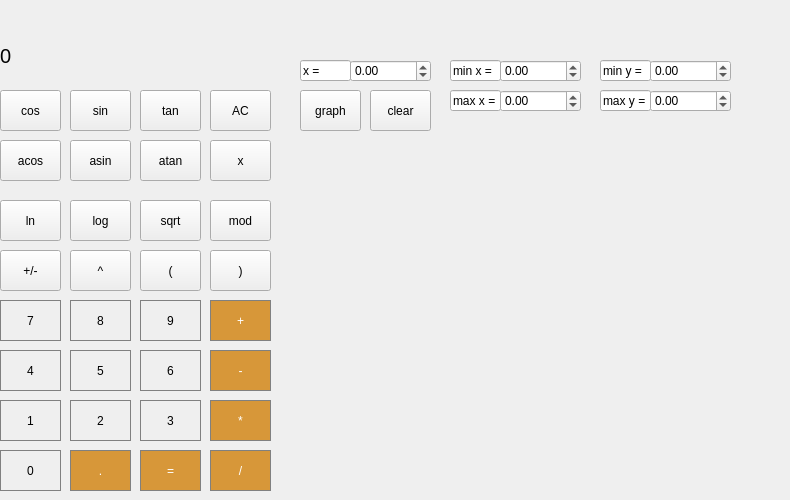
    <widget class="QWidget" name="Calculator">
     <attribute name="title">
      <string>Graph Calculator</string>
     </attribute>
     <widget class="QDoubleSpinBox" name="doubleSpinBox_x">
      <property name="geometry">
       <rect>
        <x>350</x>
        <y>60</y>
        <width>81</width>
        <height>22</height>
       </rect>
      </property>
      <property name="minimum">
       <double>-99.000000000000000</double>
      </property>
     </widget>
     <widget class="QPushButton" name="pushButton_AC">
      <property name="geometry">
       <rect>
        <x>210</x>
        <y>90</y>
        <width>61</width>
        <height>41</height>
       </rect>
      </property>
      <property name="styleSheet">
       <string notr="true">QPushButton {
background-color: rgb(0, 69, 1)
border: 1px solid gray;
}
QPushButton:pressed {
background-color: qlineargradient (x1: 0, y1: 0, x2: 0, y2: 1,
stop: 0 #BEBEBE, stop: 1 #D7D7D7);
}</string>
      </property>
      <property name="text">
       <string>AC</string>
      </property>
     </widget>
     <widget class="QLineEdit" name="lineEdit_4">
      <property name="geometry">
       <rect>
        <x>600</x>
        <y>90</y>
        <width>51</width>
        <height>21</height>
       </rect>
      </property>
      <property name="text">
       <string>max y =</string>
      </property>
     </widget>
     <widget class="QPushButton" name="pushButton_div">
      <property name="geometry">
       <rect>
        <x>210</x>
        <y>450</y>
        <width>61</width>
        <height>41</height>
       </rect>
      </property>
      <property name="styleSheet">
       <string notr="true">QPushButton {
background-color: rgb(215, 151, 57);
color: white;
border: 1px solid gray;
}
QPushButton:pressed {
background-color: qlineargradient (x1: 0, y1: 0, x2: 0, y2: 1,
stop: 0 #FF7832, stop: 1 #FF9739);
}</string>
      </property>
      <property name="text">
       <string>/</string>
      </property>
      <property name="btn_type" stdset="0">
       <string>operation</string>
      </property>
     </widget>
     <widget class="QPushButton" name="pushButton_5">
      <property name="geometry">
       <rect>
        <x>70</x>
        <y>350</y>
        <width>61</width>
        <height>41</height>
       </rect>
      </property>
      <property name="styleSheet">
       <string notr="true">QPushButton {
	border: 1px solid gray;
}

QPushButton:pressed {
	backqround-color: qlineargradient(x1: 0, y1: 0, x2: 0, y2: 1,
									  stop: 0 #dadbde, stop: 1 #f6f7fa); 
}</string>
      </property>
      <property name="text">
       <string>5</string>
      </property>
      <property name="btn_type" stdset="0">
       <string>number</string>
      </property>
     </widget>
     <widget class="QLineEdit" name="lineEdit">
      <property name="geometry">
       <rect>
        <x>300</x>
        <y>60</y>
        <width>51</width>
        <height>21</height>
       </rect>
      </property>
      <property name="text">
       <string>x =</string>
      </property>
     </widget>
     <widget class="QPushButton" name="pushButton_atan">
      <property name="geometry">
       <rect>
        <x>140</x>
        <y>140</y>
        <width>61</width>
        <height>41</height>
       </rect>
      </property>
      <property name="styleSheet">
       <string notr="true">QPushButton {
background-color: rgb(0, 69, 1)
border: 1px solid gray;
}
QPushButton:pressed {
background-color: qlineargradient (x1: 0, y1: 0, x2: 0, y2: 1,
stop: 0 #BEBEBE, stop: 1 #D7D7D7);
}</string>
      </property>
      <property name="text">
       <string>atan</string>
      </property>
     </widget>
     <widget class="QPushButton" name="pushButton_x">
      <property name="geometry">
       <rect>
        <x>210</x>
        <y>140</y>
        <width>61</width>
        <height>41</height>
       </rect>
      </property>
      <property name="text">
       <string>x</string>
      </property>
     </widget>
     <widget class="QPushButton" name="pushButton_sin">
      <property name="geometry">
       <rect>
        <x>70</x>
        <y>90</y>
        <width>61</width>
        <height>41</height>
       </rect>
      </property>
      <property name="styleSheet">
       <string notr="true">QPushButton {
background-color: rgb(0, 69, 1)
border: 1px solid gray;
}
QPushButton:pressed {
background-color: qlineargradient (x1: 0, y1: 0, x2: 0, y2: 1,
stop: 0 #BEBEBE, stop: 1 #D7D7D7);
}</string>
      </property>
      <property name="text">
       <string>sin</string>
      </property>
     </widget>
     <widget class="QLineEdit" name="lineEdit_3">
      <property name="geometry">
       <rect>
        <x>450</x>
        <y>90</y>
        <width>51</width>
        <height>21</height>
       </rect>
      </property>
      <property name="text">
       <string>max x =</string>
      </property>
     </widget>
     <widget class="QPushButton" name="pushButton_equal">
      <property name="geometry">
       <rect>
        <x>140</x>
        <y>450</y>
        <width>61</width>
        <height>41</height>
       </rect>
      </property>
      <property name="styleSheet">
       <string notr="true">QPushButton {
background-color: rgb(215, 151, 57);
color: white;
border: 1px solid gray;
}
QPushButton:pressed {
background-color: qlineargradient (x1: 0, y1: 0, x2: 0, y2: 1,
stop: 0 #FF7832, stop: 1 #FF9739);
}</string>
      </property>
      <property name="text">
       <string>=</string>
      </property>
     </widget>
     <widget class="QPushButton" name="pushButton_7">
      <property name="geometry">
       <rect>
        <x>0</x>
        <y>300</y>
        <width>61</width>
        <height>41</height>
       </rect>
      </property>
      <property name="styleSheet">
       <string notr="true">QPushButton {
	border: 1px solid gray;
}

QPushButton:pressed {
	backqround-color: qlineargradient(x1: 0, y1: 0, x2: 0, y2: 1,
									  stop: 0 #dadbde, stop: 1 #f6f7fa); 
}</string>
      </property>
      <property name="text">
       <string>7</string>
      </property>
      <property name="btn_type" stdset="0">
       <string>number</string>
      </property>
     </widget>
     <widget class="QPushButton" name="pushButton_plus">
      <property name="geometry">
       <rect>
        <x>210</x>
        <y>300</y>
        <width>61</width>
        <height>41</height>
       </rect>
      </property>
      <property name="styleSheet">
       <string notr="true">QPushButton {
background-color: rgb(215, 151, 57);
color: white;
border: 1px solid gray;
}
QPushButton:pressed {
background-color: qlineargradient (x1: 0, y1: 0, x2: 0, y2: 1,
stop: 0 #FF7832, stop: 1 #FF9739);
}</string>
      </property>
      <property name="text">
       <string>+</string>
      </property>
      <property name="btn_type" stdset="0">
       <string>operation</string>
      </property>
     </widget>
     <widget class="QPushButton" name="pushButton_0">
      <property name="geometry">
       <rect>
        <x>0</x>
        <y>450</y>
        <width>61</width>
        <height>41</height>
       </rect>
      </property>
      <property name="styleSheet">
       <string notr="true">QPushButton {
	border: 1px solid gray;
}

QPushButton:pressed {
	backqround-color: qlineargradient(x1: 0, y1: 0, x2: 0, y2: 1,
									  stop: 0 #dadbde, stop: 1 #f6f7fa); 
}</string>
      </property>
      <property name="text">
       <string>0</string>
      </property>
      <property name="btn_type" stdset="0">
       <string>number</string>
      </property>
     </widget>
     <widget class="QPushButton" name="pushButton_graph_clear">
      <property name="geometry">
       <rect>
        <x>370</x>
        <y>90</y>
        <width>61</width>
        <height>41</height>
       </rect>
      </property>
      <property name="styleSheet">
       <string notr="true">QPushButton {
background-color: rgb(0, 69, 1)
border: 1px solid gray;
}
QPushButton:pressed {
background-color: qlineargradient (x1: 0, y1: 0, x2: 0, y2: 1,
stop: 0 #BEBEBE, stop: 1 #D7D7D7);
}</string>
      </property>
      <property name="text">
       <string>clear</string>
      </property>
     </widget>
     <widget class="QPushButton" name="pushButton_tan">
      <property name="geometry">
       <rect>
        <x>140</x>
        <y>90</y>
        <width>61</width>
        <height>41</height>
       </rect>
      </property>
      <property name="styleSheet">
       <string notr="true">QPushButton {
background-color: rgb(0, 69, 1)
border: 1px solid gray;
}
QPushButton:pressed {
background-color: qlineargradient (x1: 0, y1: 0, x2: 0, y2: 1,
stop: 0 #BEBEBE, stop: 1 #D7D7D7);
}</string>
      </property>
      <property name="text">
       <string>tan</string>
      </property>
     </widget>
     <widget class="QPushButton" name="pushButton_6">
      <property name="geometry">
       <rect>
        <x>140</x>
        <y>350</y>
        <width>61</width>
        <height>41</height>
       </rect>
      </property>
      <property name="styleSheet">
       <string notr="true">QPushButton {
	border: 1px solid gray;
}

QPushButton:pressed {
	backqround-color: qlineargradient(x1: 0, y1: 0, x2: 0, y2: 1,
									  stop: 0 #dadbde, stop: 1 #f6f7fa); 
}</string>
      </property>
      <property name="text">
       <string>6</string>
      </property>
      <property name="btn_type" stdset="0">
       <string>number</string>
      </property>
     </widget>
     <widget class="QPushButton" name="pushButton_log">
      <property name="geometry">
       <rect>
        <x>70</x>
        <y>200</y>
        <width>61</width>
        <height>41</height>
       </rect>
      </property>
      <property name="styleSheet">
       <string notr="true">QPushButton {
background-color: rgb(0, 69, 1)
border: 1px solid gray;
}
QPushButton:pressed {
background-color: qlineargradient (x1: 0, y1: 0, x2: 0, y2: 1,
stop: 0 #BEBEBE, stop: 1 #D7D7D7);
}</string>
      </property>
      <property name="text">
       <string>log</string>
      </property>
     </widget>
     <widget class="QPushButton" name="pushButton_close_br">
      <property name="geometry">
       <rect>
        <x>210</x>
        <y>250</y>
        <width>61</width>
        <height>41</height>
       </rect>
      </property>
      <property name="styleSheet">
       <string notr="true">QPushButton {
background-color: rgb(0, 69, 1)
border: 1px solid gray;
}
QPushButton:pressed {
background-color: qlineargradient (x1: 0, y1: 0, x2: 0, y2: 1,
stop: 0 #BEBEBE, stop: 1 #D7D7D7);
}</string>
      </property>
      <property name="text">
       <string>)</string>
      </property>
     </widget>
     <widget class="QPushButton" name="pushButton_3">
      <property name="geometry">
       <rect>
        <x>140</x>
        <y>400</y>
        <width>61</width>
        <height>41</height>
       </rect>
      </property>
      <property name="styleSheet">
       <string notr="true">QPushButton {
	border: 1px solid gray;
}

QPushButton:pressed {
	backqround-color: qlineargradient(x1: 0, y1: 0, x2: 0, y2: 1,
									  stop: 0 #dadbde, stop: 1 #f6f7fa); 
}</string>
      </property>
      <property name="text">
       <string>3</string>
      </property>
      <property name="btn_type" stdset="0">
       <string>number</string>
      </property>
     </widget>
     <widget class="QPushButton" name="pushButton_dot">
      <property name="geometry">
       <rect>
        <x>70</x>
        <y>450</y>
        <width>61</width>
        <height>41</height>
       </rect>
      </property>
      <property name="styleSheet">
       <string notr="true">QPushButton {
background-color: rgb(215, 151, 57);
color: white;
border: 1px solid gray;
}
QPushButton:pressed {
background-color: qlineargradient (x1: 0, y1: 0, x2: 0, y2: 1,
stop: 0 #FF7832, stop: 1 #FF9739);
}</string>
      </property>
      <property name="text">
       <string>.</string>
      </property>
     </widget>
     <widget class="QLineEdit" name="lineEdit_5">
      <property name="geometry">
       <rect>
        <x>600</x>
        <y>60</y>
        <width>51</width>
        <height>21</height>
       </rect>
      </property>
      <property name="text">
       <string>min y =</string>
      </property>
     </widget>
     <widget class="QPushButton" name="pushButton_9">
      <property name="geometry">
       <rect>
        <x>140</x>
        <y>300</y>
        <width>61</width>
        <height>41</height>
       </rect>
      </property>
      <property name="styleSheet">
       <string notr="true">QPushButton {
	border: 1px solid gray;
}

QPushButton:pressed {
	backqround-color: qlineargradient(x1: 0, y1: 0, x2: 0, y2: 1,
									  stop: 0 #dadbde, stop: 1 #f6f7fa); 
}</string>
      </property>
      <property name="text">
       <string>9</string>
      </property>
      <property name="btn_type" stdset="0">
       <string>number</string>
      </property>
     </widget>
     <widget class="QPushButton" name="pushButton_4">
      <property name="geometry">
       <rect>
        <x>0</x>
        <y>350</y>
        <width>61</width>
        <height>41</height>
       </rect>
      </property>
      <property name="styleSheet">
       <string notr="true">QPushButton {
	border: 1px solid gray;
}

QPushButton:pressed {
	backqround-color: qlineargradient(x1: 0, y1: 0, x2: 0, y2: 1,
									  stop: 0 #dadbde, stop: 1 #f6f7fa); 
}</string>
      </property>
      <property name="text">
       <string>4</string>
      </property>
      <property name="btn_type" stdset="0">
       <string>number</string>
      </property>
     </widget>
     <widget class="QPushButton" name="pushButton_graph">
      <property name="geometry">
       <rect>
        <x>300</x>
        <y>90</y>
        <width>61</width>
        <height>41</height>
       </rect>
      </property>
      <property name="styleSheet">
       <string notr="true">QPushButton {
background-color: rgb(0, 69, 1)
border: 1px solid gray;
}
QPushButton:pressed {
background-color: qlineargradient (x1: 0, y1: 0, x2: 0, y2: 1,
stop: 0 #BEBEBE, stop: 1 #D7D7D7);
}</string>
      </property>
      <property name="text">
       <string>graph</string>
      </property>
     </widget>
     <widget class="QPushButton" name="pushButton_1">
      <property name="geometry">
       <rect>
        <x>0</x>
        <y>400</y>
        <width>61</width>
        <height>41</height>
       </rect>
      </property>
      <property name="styleSheet">
       <string notr="true">QPushButton {
	border: 1px solid gray;
}

QPushButton:pressed {
	backqround-color: qlineargradient(x1: 0, y1: 0, x2: 0, y2: 1,
									  stop: 0 #dadbde, stop: 1 #f6f7fa); 
}</string>
      </property>
      <property name="text">
       <string>1</string>
      </property>
      <property name="btn_type" stdset="0">
       <string>number</string>
      </property>
     </widget>
     <widget class="QPushButton" name="pushButton_mod">
      <property name="geometry">
       <rect>
        <x>210</x>
        <y>200</y>
        <width>61</width>
        <height>41</height>
       </rect>
      </property>
      <property name="styleSheet">
       <string notr="true">QPushButton {
background-color: rgb(0, 69, 1)
border: 1px solid gray;
}
QPushButton:pressed {
background-color: qlineargradient (x1: 0, y1: 0, x2: 0, y2: 1,
stop: 0 #BEBEBE, stop: 1 #D7D7D7);
}</string>
      </property>
      <property name="text">
       <string>mod</string>
      </property>
      <property name="btn_type" stdset="0">
       <string>operation</string>
      </property>
     </widget>
     <widget class="QPushButton" name="pushButton_8">
      <property name="geometry">
       <rect>
        <x>70</x>
        <y>300</y>
        <width>61</width>
        <height>41</height>
       </rect>
      </property>
      <property name="styleSheet">
       <string notr="true">QPushButton {
	border: 1px solid gray;
}

QPushButton:pressed {
	backqround-color: qlineargradient(x1: 0, y1: 0, x2: 0, y2: 1,
									  stop: 0 #dadbde, stop: 1 #f6f7fa); 
}</string>
      </property>
      <property name="text">
       <string>8</string>
      </property>
      <property name="btn_type" stdset="0">
       <string>number</string>
      </property>
     </widget>
     <widget class="QPushButton" name="pushButton_2">
      <property name="geometry">
       <rect>
        <x>70</x>
        <y>400</y>
        <width>61</width>
        <height>41</height>
       </rect>
      </property>
      <property name="styleSheet">
       <string notr="true">QPushButton {
	border: 1px solid gray;
}

QPushButton:pressed {
	backqround-color: qlineargradient(x1: 0, y1: 0, x2: 0, y2: 1,
									  stop: 0 #dadbde, stop: 1 #f6f7fa); 
}</string>
      </property>
      <property name="text">
       <string>2</string>
      </property>
      <property name="btn_type" stdset="0">
       <string>number</string>
      </property>
     </widget>
     <widget class="QDoubleSpinBox" name="doubleSpinBox_y_max">
      <property name="geometry">
       <rect>
        <x>650</x>
        <y>90</y>
        <width>81</width>
        <height>22</height>
       </rect>
      </property>
      <property name="minimum">
       <double>-99.000000000000000</double>
      </property>
     </widget>
     <widget class="QPushButton" name="pushButton_cos">
      <property name="geometry">
       <rect>
        <x>0</x>
        <y>90</y>
        <width>61</width>
        <height>41</height>
       </rect>
      </property>
      <property name="styleSheet">
       <string notr="true">QPushButton {
background-color: rgb(0, 69, 1)
border: 1px solid gray;
}
QPushButton:pressed {
background-color: qlineargradient (x1: 0, y1: 0, x2: 0, y2: 1,
stop: 0 #BEBEBE, stop: 1 #D7D7D7);
}</string>
      </property>
      <property name="text">
       <string>cos</string>
      </property>
     </widget>
     <widget class="QDoubleSpinBox" name="doubleSpinBox_y_min">
      <property name="geometry">
       <rect>
        <x>650</x>
        <y>60</y>
        <width>81</width>
        <height>22</height>
       </rect>
      </property>
      <property name="minimum">
       <double>-99.000000000000000</double>
      </property>
     </widget>
     <widget class="QPushButton" name="pushButton_mul">
      <property name="geometry">
       <rect>
        <x>210</x>
        <y>400</y>
        <width>61</width>
        <height>41</height>
       </rect>
      </property>
      <property name="styleSheet">
       <string notr="true">QPushButton {
background-color: rgb(215, 151, 57);
color: white;
border: 1px solid gray;
}
QPushButton:pressed {
background-color: qlineargradient (x1: 0, y1: 0, x2: 0, y2: 1,
stop: 0 #FF7832, stop: 1 #FF9739);
}</string>
      </property>
      <property name="text">
       <string>*</string>
      </property>
      <property name="btn_type" stdset="0">
       <string>operation</string>
      </property>
     </widget>
     <widget class="QPushButton" name="pushButton_minus">
      <property name="geometry">
       <rect>
        <x>210</x>
        <y>350</y>
        <width>61</width>
        <height>41</height>
       </rect>
      </property>
      <property name="styleSheet">
       <string notr="true">QPushButton {
background-color: rgb(215, 151, 57);
color: white;
border: 1px solid gray;
}
QPushButton:pressed {
background-color: qlineargradient (x1: 0, y1: 0, x2: 0, y2: 1,
stop: 0 #FF7832, stop: 1 #FF9739);
}</string>
      </property>
      <property name="text">
       <string>-</string>
      </property>
      <property name="btn_type" stdset="0">
       <string>operation</string>
      </property>
     </widget>
     <widget class="QPushButton" name="pushButton_ln">
      <property name="geometry">
       <rect>
        <x>0</x>
        <y>200</y>
        <width>61</width>
        <height>41</height>
       </rect>
      </property>
      <property name="styleSheet">
       <string notr="true">QPushButton {
background-color: rgb(0, 69, 1)
border: 1px solid gray;
}
QPushButton:pressed {
background-color: qlineargradient (x1: 0, y1: 0, x2: 0, y2: 1,
stop: 0 #BEBEBE, stop: 1 #D7D7D7);
}</string>
      </property>
      <property name="text">
       <string>ln</string>
      </property>
     </widget>
     <widget class="QPushButton" name="pushButton_open_br">
      <property name="geometry">
       <rect>
        <x>140</x>
        <y>250</y>
        <width>61</width>
        <height>41</height>
       </rect>
      </property>
      <property name="styleSheet">
       <string notr="true">QPushButton {
background-color: rgb(0, 69, 1)
border: 1px solid gray;
}
QPushButton:pressed {
background-color: qlineargradient (x1: 0, y1: 0, x2: 0, y2: 1,
stop: 0 #BEBEBE, stop: 1 #D7D7D7);
}</string>
      </property>
      <property name="text">
       <string>(</string>
      </property>
     </widget>
     <widget class="QDoubleSpinBox" name="doubleSpinBox_x_min">
      <property name="geometry">
       <rect>
        <x>500</x>
        <y>60</y>
        <width>81</width>
        <height>22</height>
       </rect>
      </property>
      <property name="minimum">
       <double>-99.000000000000000</double>
      </property>
     </widget>
     <widget class="QPushButton" name="pushButton_unar">
      <property name="geometry">
       <rect>
        <x>0</x>
        <y>250</y>
        <width>61</width>
        <height>41</height>
       </rect>
      </property>
      <property name="styleSheet">
       <string notr="true">QPushButton {
background-color: rgb(0, 69, 1)
border: 1px solid gray;
}
QPushButton:pressed {
background-color: qlineargradient (x1: 0, y1: 0, x2: 0, y2: 1,
stop: 0 #BEBEBE, stop: 1 #D7D7D7);
}</string>
      </property>
      <property name="text">
       <string>+/-</string>
      </property>
     </widget>
     <widget class="QPushButton" name="pushButton_pow">
      <property name="geometry">
       <rect>
        <x>70</x>
        <y>250</y>
        <width>61</width>
        <height>41</height>
       </rect>
      </property>
      <property name="styleSheet">
       <string notr="true">QPushButton {
background-color: rgb(0, 69, 1)
border: 1px solid gray;
}
QPushButton:pressed {
background-color: qlineargradient (x1: 0, y1: 0, x2: 0, y2: 1,
stop: 0 #BEBEBE, stop: 1 #D7D7D7);
}</string>
      </property>
      <property name="text">
       <string>^</string>
      </property>
      <property name="btn_type" stdset="0">
       <string>operation</string>
      </property>
     </widget>
     <widget class="QLabel" name="result_show">
      <property name="geometry">
       <rect>
        <x>0</x>
        <y>30</y>
        <width>271</width>
        <height>51</height>
       </rect>
      </property>
      <property name="font">
       <font>
        <pointsize>15</pointsize>
       </font>
      </property>
      <property name="styleSheet">
       <string notr="true">QLabel {
	qproperty-alignment: 'AlignVCenter | AlignRight';
	border-bottom: 1px solid gray;
}

background-color : white;</string>
      </property>
      <property name="text">
       <string>0</string>
      </property>
     </widget>
     <widget class="QLineEdit" name="lineEdit_2">
      <property name="geometry">
       <rect>
        <x>450</x>
        <y>60</y>
        <width>51</width>
        <height>21</height>
       </rect>
      </property>
      <property name="text">
       <string>min x =</string>
      </property>
     </widget>
     <widget class="QPushButton" name="pushButton_asin">
      <property name="geometry">
       <rect>
        <x>70</x>
        <y>140</y>
        <width>61</width>
        <height>41</height>
       </rect>
      </property>
      <property name="styleSheet">
       <string notr="true">QPushButton {
background-color: rgb(0, 69, 1)
border: 1px solid gray;
}
QPushButton:pressed {
background-color: qlineargradient (x1: 0, y1: 0, x2: 0, y2: 1,
stop: 0 #BEBEBE, stop: 1 #D7D7D7);
}</string>
      </property>
      <property name="text">
       <string>asin</string>
      </property>
     </widget>
     <widget class="QPushButton" name="pushButton_sqrt">
      <property name="geometry">
       <rect>
        <x>140</x>
        <y>200</y>
        <width>61</width>
        <height>41</height>
       </rect>
      </property>
      <property name="styleSheet">
       <string notr="true">QPushButton {
background-color: rgb(0, 69, 1)
border: 1px solid gray;
}
QPushButton:pressed {
background-color: qlineargradient (x1: 0, y1: 0, x2: 0, y2: 1,
stop: 0 #BEBEBE, stop: 1 #D7D7D7);
}</string>
      </property>
      <property name="text">
       <string>sqrt</string>
      </property>
     </widget>
     <widget class="QDoubleSpinBox" name="doubleSpinBox_x_max">
      <property name="geometry">
       <rect>
        <x>500</x>
        <y>90</y>
        <width>81</width>
        <height>22</height>
       </rect>
      </property>
      <property name="minimum">
       <double>-99.000000000000000</double>
      </property>
     </widget>
     <widget class="QPushButton" name="pushButton_acos">
      <property name="geometry">
       <rect>
        <x>0</x>
        <y>140</y>
        <width>61</width>
        <height>41</height>
       </rect>
      </property>
      <property name="styleSheet">
       <string notr="true">QPushButton {
background-color: rgb(0, 69, 1)
border: 1px solid gray;
}
QPushButton:pressed {
background-color: qlineargradient (x1: 0, y1: 0, x2: 0, y2: 1,
stop: 0 #BEBEBE, stop: 1 #D7D7D7);
}</string>
      </property>
      <property name="text">
       <string>acos</string>
      </property>
     </widget>
     <widget class="QCustomPlot" name="widget" native="true">
      <property name="geometry">
       <rect>
        <x>290</x>
        <y>160</y>
        <width>491</width>
        <height>331</height>
       </rect>
      </property>
     </widget>
    </widget>
